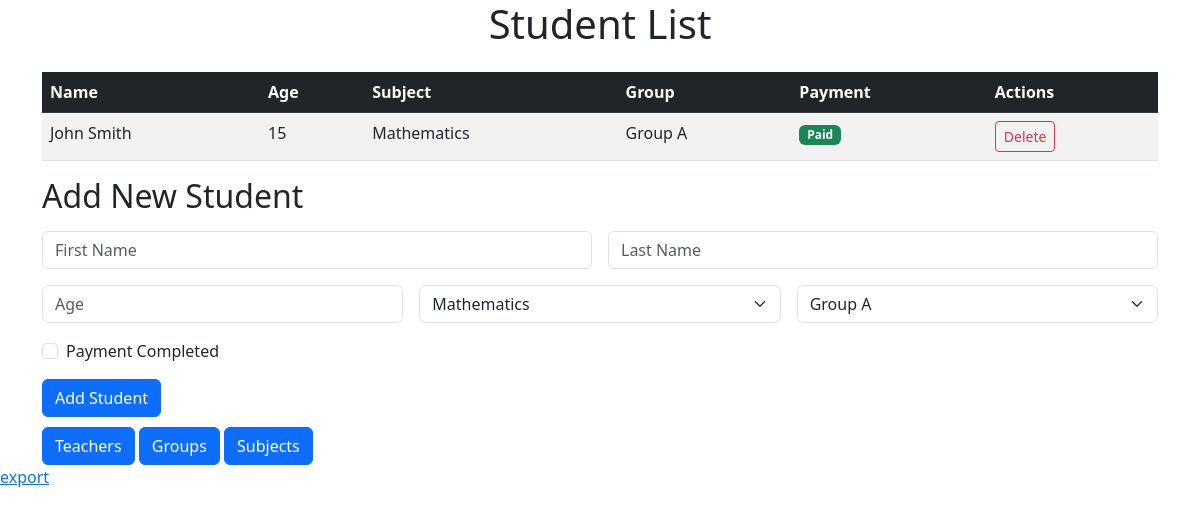
The page / on the database its author committed.
### main/models.py (models this page shows, shortened)
class Student(models.Model):
    f_name = models.CharField(max_length=120)
    l_name = models.CharField(max_length=120)
    age = models.IntegerField()
    subject = models.ManyToManyField(Subject)
    group = models.ManyToManyField(Group)
    payment = models.BooleanField(default=False)

class Subject(models.Model):
    name = models.CharField(max_length=120)

class Group(models.Model):
    name = models.CharField(max_length=200)
    teacher = models.ForeignKey(Teacher, on_delete=models.CASCADE)
    subject = models.ForeignKey(Subject, on_delete=models.CASCADE)

### main/views.py (the view, shortened to what this page needs)
# urls.py: path('', Index, name='home'),
def Index(request):
    context = {
        'student':Student.objects.all(),
        'group':Group.objects.all(),
        'subject':Subject.objects.all(),
    }
    return render(request, 'index.html', context)

### templates/index.html (shortened to what this page needs)
<!DOCTYPE html>
<html lang="en">
<head>
    <link rel="stylesheet" href="https://cdn.jsdelivr.net/npm/bootstrap@5.3.0/dist/css/bootstrap.min.css">
</head>
<body>
    <div class="container">
        <h1 class="text-center mb-4">Student List</h1>
        <table class="table table-striped student-table">
            <thead class="table-dark">
                <tr>
                    <th>Name</th>
                    <th>Age</th>
                    <th>Subject</th>
                    <th>Group</th>
                    <th>Payment</th>
                    <th>Actions</th>
                </tr>
            </thead>
            <tbody>
                {% for i in student %}
                <tr>
                    <td>{{ i.f_name }} {{ i.l_name }}</td>
                    <td>{{ i.age }}</td>
                    <td>{{ i.subject.first.name }}</td>
                    <td>{{ i.group.first.name }}</td>
                    <td>
                        {% if i.payment %}
                        <span class="badge bg-success">Paid</span>
                        {% else %}
                        <span class="badge bg-danger">Unpaid</span>
                        {% endif %}
                    </td>
                    <td>
                        <form method="post" action="{% url 'delete_object' model_name='student' id=i.id %}"
                            style="display: inline;">
                            <button type="submit" class="btn btn-sm btn-outline-danger"
                                onclick="return confirm('Вы уверены, что хотите удалить {{ i.f_name }} {{ i.l_name }}?')">
                                Delete
                            </button>
                        </form>
                    </td>
                </tr>
                {% endfor %}
            </tbody>
        </table>
        <div class="form-container">
            <h2 class="mb-3">Add New Student</h2>
            <form action="/index/" method="post">
                <div class="row g-3 mb-3">
                    <div class="col-md-6">
                        <input type="text" class="form-control" name="f_name" placeholder="First Name" required>
                    </div>
                    <div class="col-md-6">
                        <input type="text" class="form-control" name="l_name" placeholder="Last Name" required>
                    </div>
                </div>
                <div class="row g-3 mb-3">
                    <div class="col-md-4">
                        <input type="number" class="form-control" name="age" placeholder="Age" required>
                    </div>
                    <div class="col-md-4">
                        <select class="form-select" name="subject">
                            {% for i in subject %}
                            <option value="{{ i.id }}">{{ i.name }}</option>
                            {% endfor %}
                        </select>
                    </div>
                    <div class="col-md-4">
                        <select class="form-select" name="group">
                            {% for i in group %}
                            <option value="{{ i.id }}">{{ i.name }}</option>
                            {% endfor %}
                        </select>
                    </div>
                </div>
                <div class="form-check mb-3">
                    <input class="form-check-input" type="checkbox" id="payment" name="payment" value="True">
                    <label class="form-check-label" for="payment">Payment Completed</label>
                </div>
                <button type="submit" class="btn btn-primary">Add Student</button>
            </form>
        </div>
        <a class="btn btn-primary need" href="/teachers/">Teachers</a>
        <a class="btn btn-primary need" href="/groups/">Groups</a>
        <a class="btn btn-primary need" href="/subjects/">Subjects</a>
    </div>
    <a href="/export-students/" >export</a>
</body>
</html>

### templates/index.html (style rules this page uses)
.need { margin-top: 10px; }

### rows shown on the page
Student: f_name "John", l_name "Smith", age "15", subject.first.name "Mathematics", group.first.name "Group A", payment "Paid"

### other values the page prints
form field subject "Mathematics"
form field group "Group A"
